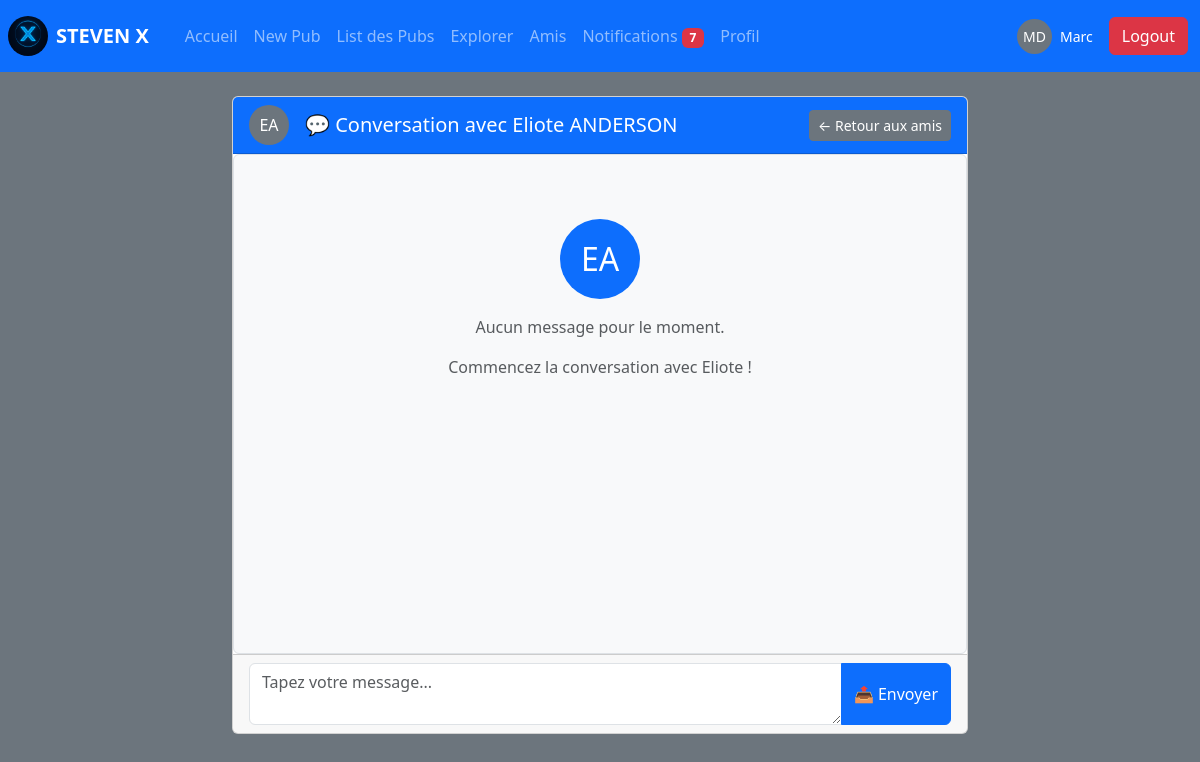
/messagerie.php?user_id=3 (signed in), run on the app's committed database.
### tables this page shows
CREATE TABLE `user` (
  `id` int(11) NOT NULL,
  `nom` varchar(10) NOT NULL,
  `prenom` varchar(20) NOT NULL,
  `date_naissance` date NOT NULL,
  `telephone` varchar(20) NOT NULL,
  `sexe` varchar(50) NOT NULL,
  `adresse` varchar(255) NOT NULL,
  `mail` varchar(255) NOT NULL,
  `photo_profil` varchar(255) NOT NULL,
  `mdp` varchar(255) NOT NULL
);

### messagerie.php (the view, shortened to what this page needs)
<?php
include('bdd.php');
$stmt = $pdo->prepare("SELECT photo_profil FROM user WHERE id = ?");
$stmt->execute([$_SESSION['user_id']]);
$current_user = $stmt->fetch(PDO::FETCH_ASSOC);
$destinataire_id = $_GET['user_id'];
$stmt = $pdo->prepare("SELECT nom, prenom, photo_profil FROM user WHERE id = ?");
$stmt->execute([$destinataire_id]);
$destinataire = $stmt->fetch(PDO::FETCH_ASSOC);
$stmt = $pdo->prepare("
    SELECT m.*, u.nom, u.prenom, u.photo_profil
    FROM messages m
    JOIN user u ON m.expediteur_id = u.id
    WHERE (m.expediteur_id = ? AND m.destinataire_id = ?)
       OR (m.expediteur_id = ? AND m.destinataire_id = ?)
    ORDER BY m.date_creation ASC
");
$stmt->execute([$_SESSION['user_id'], $destinataire_id, $destinataire_id, $_SESSION['user_id']]);
$messages = $stmt->fetchAll(PDO::FETCH_ASSOC);
?>
<!DOCTYPE html>
<html lang="fr">
<head>
    <link href="https://cdn.jsdelivr.net/npm/bootstrap@5.3.7/dist/css/bootstrap.min.css" rel="stylesheet">
</head>
<body class="bg-secondary">
    <nav class="navbar navbar-expand-lg navbar-dark bg-primary">
        <img src="logo/StevenX.png" alt="" class="m-2" style="width: 40px; height: 40px; border-radius: 50%;">
        <b><a class="navbar-brand" href="dash.php">STEVEN X</a></b>
        <div class="container">
            <div class="collapse navbar-collapse" id="navbarNav">
                <ul class="navbar-nav me-auto">
                    <li class="nav-item">
                        <a class="nav-link" href="dash.php">Accueil</a>
                    </li>
                    <li class="nav-item">
                        <a class="nav-link" href="new_pub.php">New Pub</a>
                    </li>
                    <li class="nav-item">
                        <a class="nav-link" href="list_pubs.php">List des Pubs</a>
                    </li>
                    <li class="nav-item">
                        <a class="nav-link" href="explorer.php">Explorer</a>
                    </li>
                    <li class="nav-item">
                        <a class="nav-link" href="amis.php">Amis</a>
                    </li>
                    <li class="nav-item">
                        <?php include '_navbar_notifications.php'; ?>
                    </li>
                    <li class="nav-item">
                        <a class="nav-link" href="profil.php">Profil</a>
                    </li>
                </ul>
                <div class="d-flex align-items-center me-3">
                    <?php if ($current_user && $current_user['photo_profil'] && file_exists($current_user['photo_profil'])): ?>
                    <img src="<?php echo htmlspecialchars($current_user['photo_profil']); ?>" alt="Photo de profil"
                        class="rounded-circle me-2" style="width: 35px; height: 35px; object-fit: cover;">
                    <?php else: ?>
                    <div class="bg-secondary text-white rounded-circle d-flex align-items-center justify-content-center me-2"
                        style="width: 35px; height: 35px; font-size: 14px;">
                        <?php echo strtoupper(substr($_SESSION['user_prenom'], 0, 1) . substr($_SESSION['user_nom'], 0, 1)); ?>
                    </div>
                    <?php endif; ?>
                    <span class="text-white small"><?php echo htmlspecialchars($_SESSION['user_prenom']); ?></span>
                </div>
                <button type="button" class="btn btn-danger" data-bs-toggle="modal"
                    data-bs-target="#confirmLogoutModal">Logout</button>
            </div>
        </div>
    </nav>
    <div class="container mt-4">
        <div class="row justify-content-center">
            <div class="col-lg-8">
                <div class="card">
                    <div class="card-header d-flex justify-content-between align-items-center bg-primary text-white">
                        <div class="d-flex align-items-center">
                            <?php if ($destinataire['photo_profil'] && file_exists($destinataire['photo_profil'])): ?>
                            <img src="<?php echo htmlspecialchars($destinataire['photo_profil']); ?>"
                                alt="Photo de profil" class="rounded-circle me-3"
                                style="width: 40px; height: 40px; object-fit: cover;">
                            <?php else: ?>
                            <div class="bg-secondary text-white rounded-circle d-flex align-items-center justify-content-center me-3"
                                style="width: 40px; height: 40px; font-size: 16px;">
                                <?php echo strtoupper(substr($destinataire['prenom'], 0, 1) . substr($destinataire['nom'], 0, 1)); ?>
                            </div>
                            <?php endif; ?>
                            <h5 class="mb-0">
                                💬 Conversation avec
                                <?php echo htmlspecialchars($destinataire['prenom'] . ' ' . $destinataire['nom']); ?>
                            </h5>
                        </div>
                        <a href="amis.php" class="btn btn-secondary btn-sm">← Retour aux amis</a>
                    </div>
                    <div class="card-body p-0">
                        <div class="chat-container" id="chatContainer">
                            <?php if (empty($messages)): ?>
                            <div class="text-center text-muted mt-5">
                                <div class="mb-3">
                                    <?php if ($destinataire['photo_profil'] && file_exists($destinataire['photo_profil'])): ?>
                                    <img src="<?php echo htmlspecialchars($destinataire['photo_profil']); ?>"
                                        alt="Photo de profil" class="rounded-circle"
                                        style="width: 80px; height: 80px; object-fit: cover;">
                                    <?php else: ?>
                                    <div class="bg-primary text-white rounded-circle d-inline-flex align-items-center justify-content-center"
                                        style="width: 80px; height: 80px; font-size: 32px;">
                                        <?php echo strtoupper(substr($destinataire['prenom'], 0, 1) . substr($destinataire['nom'], 0, 1)); ?>
                                    </div>
                                    <?php endif; ?>
                                </div>
                                <p>Aucun message pour le moment.</p>
                                <p>Commencez la conversation avec
                                    <?php echo htmlspecialchars($destinataire['prenom']); ?> !</p>
                            </div>
                            <?php endif; ?>
                        </div>
                    </div>
                    <div class="card-footer">
                        <form method="POST">
                            <div class="input-group">
                                <textarea class="form-control" name="contenu" rows="2"
                                    placeholder="Tapez votre message..." required></textarea>
                                <button type="S'inscrire" class="btn btn-primary">
                                    📤 Envoyer
                                </button>
                            </div>
                        </form>
                    </div>
                </div>
            </div>
        </div>
    </div>
</body>
</html>

### messagerie.php (style rules this page uses)
.chat-container { height: 500px; overflow-y: auto; border: 1px solid #dee2e6; border-radius: 0.375rem; padding: 1rem; background-color: #f8f9fa; }

### data on the page
user: prenom+nom "EA", prenom+nom "Eliote ANDERSON", prenom "Eliote"

### other printed values
$nb_non_lues_nav "7"
$_SESSION['user_prenom'] "Marc"
